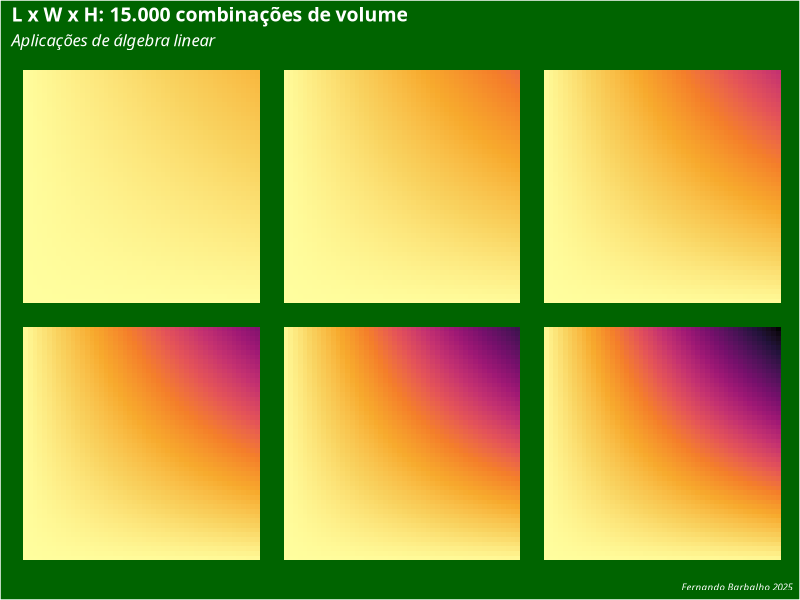

Here is the R script that generated this plot: (Note: this script raises an error after producing the figure.)
library(tidyverse)
library(colorspace)
library(grid)


### Cálculo e representação de volume
visualza_volumes<- function(altura,largura, profundidade){
  #Produto exterior para cálculo da área de todas as combinações de largura e profundidade
  
  areas<- outer(largura, profundidade)
  
  df_areas<- 
    as_tibble(areas) %>%
    mutate(largura = row_number()) %>%
    pivot_longer(cols = -largura,
                 names_to = "profundidade",
                 values_to = "area",
                 names_prefix = "V") %>%
    mutate(profundidade = as.numeric(profundidade))
  
  
  #Gera uma matriz de area e volume
  
  volumes<- 
    outer(df_areas$area, altura) 
  
  
  head(volumes)
  df_volumes<-
    as_tibble(volumes) 
  
  
  #GEração de dataframe com todas as dimensões
  df_area_volume<-
    df_areas %>%
    bind_cols(df_volumes) %>%
    pivot_longer(cols= NCOL(df_areas)+1:NCOL(df_volumes),
                 names_to = "altura",
                 values_to = "volume",
                 names_prefix = "V") %>%
    mutate(altura = as.numeric(altura))
  
  titulo<- paste0("L x W x H: ", format(NROW(df_area_volume), big.mark = ".") ," combinações de volume")
  
  #Visualização
  df_area_volume %>%
    ggplot(aes(x= largura, y= profundidade)) +
    geom_tile(aes(fill = volume) ) +
    scale_fill_continuous_sequential(palette = "Inferno") +
    theme_light() +
    theme(panel.background = element_rect(fill = "darkgreen"),
          panel.border = element_blank(),
          panel.grid = element_blank(),
          panel.spacing = unit(0, "cm"),
          axis.ticks.margin = unit(0, "lines"),
          strip.background = element_blank(), 
          strip.text =element_blank(),
          text = element_blank(),
          legend.position = "none",
          axis.ticks = element_blank(),
          plot.background = element_rect(fill= "darkgreen"),
          plot.title = element_text(family = "Noto Sans", colour = "white", size =14, face = "bold"),
          plot.subtitle = element_text(family = "Noto Sans", colour = "white", size =12, face = "italic"),
          plot.caption = element_text(family = "Noto Sans", colour = "white", size =7, face = "italic")
    ) +
    facet_wrap(altura~.) +
    labs(
      title =  titulo,
      subtitle = "Aplicações de álgebra linear",
      caption = "Fernando Barbalho 2025"
    )
}

#Vetor de altura
altura<- 1:6

#Vetor de largura
largura<- 1:50

#vetor de profundidade
profundidade<- 1:50


visualza_volumes(altura, largura, profundidade)


x <- 1:9; names(x) <- x
# Multiplication & Power Tables
x %o% x
y <- 2:8; names(y) <- paste(y,":", sep = "")
outer(y, x, "^")

outer(month.abb, 1999:2003, FUN = "paste")

## three way multiplication table: 
mult_3_dim<-  x %o% x %o% y[1:3]

vol_outer<- largura %o% profundidade %o% altura



largura<- 1:10
profundidade <-1:10

altura <-1:2

names(largura) <- largura

names(altura) <- altura

names(profundidade) <- profundidade

vol_outer<- largura %o% profundidade %o% altura

area_outer<- largura %o% profundidade


  

df_fab_areas<- 
  fab %>%
  rownames_to_column(var = "largura") %>%
  pivot_longer(cols = -largura,
               names_to = "profundidade",
               values_to = "area",
               names_prefix = "V") %>%
  mutate(profundidade = as.numeric(profundidade))


fab<- as.data.frame(vol_outer, row.names = largura)

df_fab_vol<-
  fab %>%
  rownames_to_column(var = "largura") %>%
  pivot_longer(cols = -largura,
               names_to = "profundidade",
               values_to = "area",
               names_prefix = "V") %>%
  separate(profundidade, into = c("profundidade","altura")) %>%
  mutate(profundidade = as.numeric(profundidade),
         altura = as.numeric(altura),
         largura =as.numeric(largura))

  